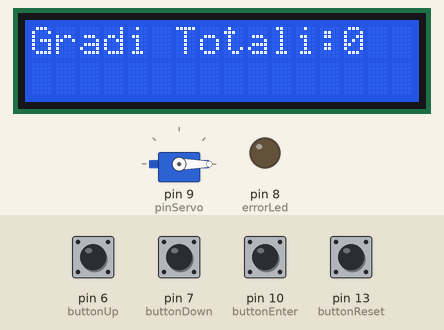
Bench run of a sketch on a simulated Arduino Uno, built with avr-gcc and run on an emulated ATmega328P. Parts: servo, 16×2 character LCD, output pins drawn as LEDs (lit = HIGH). The inputs (shaded band) are chosen by the test bench; at power-on: pin 6 (buttonUp), pin 7 (buttonDown), pin 10 (buttonEnter), pin 13 (buttonReset) LOW.

Above: at 1.2 s.
1.3 s: pin 13 (buttonReset) pulled HIGH for 0.15 s
3.0 s: pin 6 (buttonUp) pulled HIGH for 1 s
At 4.5 s:
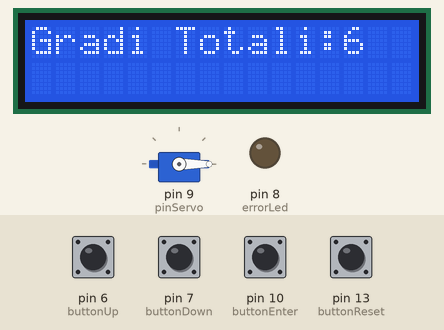
5.5 s: pin 7 (buttonDown) pulled HIGH for 1 s
At 7.8 s:
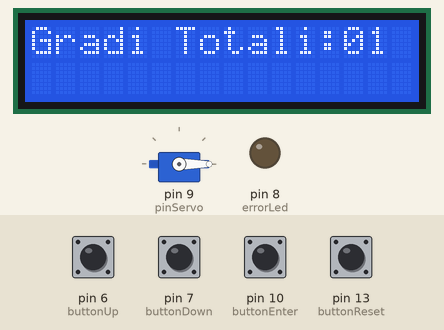
8.1 s: pin 6 (buttonUp) pulled HIGH for 0.15 s
At 8.7 s:
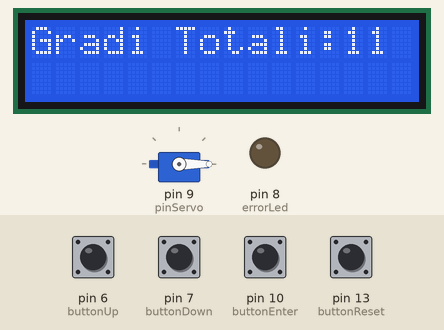
9.7 s: pin 10 (buttonEnter) pulled HIGH for 0.15 s
At 10.2 s:
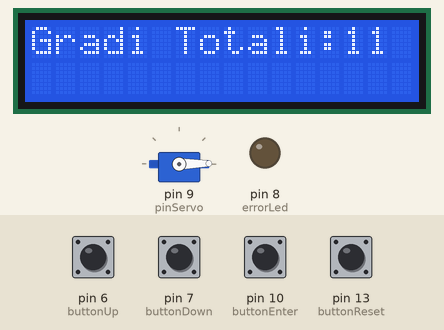
11.3 s: pin 7 (buttonDown) pulled HIGH for 0.15 s
At 12.1 s:
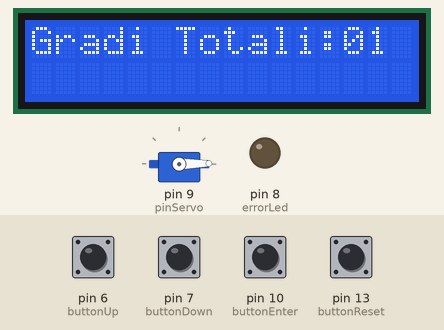
Timing chart, 0 to 13.9 s (numbered marks = the images above; inputs shaded):
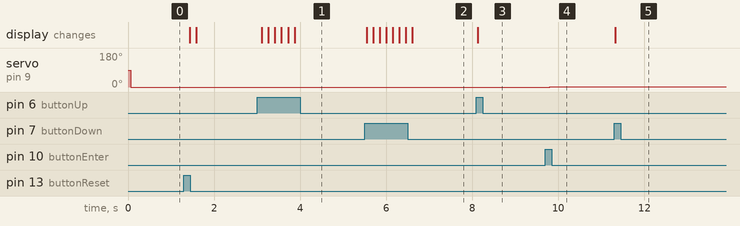

The sketch:

Servo-LCD.ino
```cpp
#include <LiquidCrystal.h>
#include <Servo.h>

Servo myservo;

int readButtonUp;
int readButtonDown;
int readButtonEnter;
int readButtonReset;

#define buttonUp 6
#define buttonDown 7
#define errorLed 8
#define pinServo 9
#define buttonEnter 10
#define buttonReset 13

int servoDegrees = 0;

LiquidCrystal lcd(12, 11, 5, 4, 3, 2);

void readStatus(){
  readButtonUp = digitalRead(buttonUp);
  readButtonDown = digitalRead(buttonDown);
  readButtonEnter = digitalRead(buttonEnter);
  readButtonReset = digitalRead(buttonReset);

}

void principalMessagge(){
    lcd.setCursor(0,0);
    lcd.print("Gradi Totali:");
    lcd.setCursor(13, 0);
    lcd.print(servoDegrees);
}

void resetCondition(){
    lcd.clear();
    myservo.write(0);
    servoDegrees = 0;
}

void errorSetUp(){
  digitalWrite(errorLed, HIGH);
  lcd.setCursor(0, 0);
  lcd.clear();
}

void setup()
{
  pinMode(buttonReset, INPUT);
  pinMode(buttonUp, INPUT);
  pinMode(buttonDown, INPUT);
  pinMode(buttonEnter, INPUT);
  pinMode(errorLed, OUTPUT);
  myservo.attach(pinServo);
  lcd.begin(16, 2);
  Serial.begin(9600);
  myservo.write(0);
}
void loop()
{

  readStatus();

  if(readButtonUp == HIGH){
    servoDegrees = servoDegrees + 1;
  }
  if(readButtonDown == HIGH){
    servoDegrees = servoDegrees - 1;
  }
  if(readButtonEnter == HIGH){
    readButtonEnter = HIGH;
    myservo.write(servoDegrees);
  }else{
    principalMessagge();
  }
  if (readButtonReset == HIGH){
    resetCondition();
  }
  if(servoDegrees>180 && readButtonEnter == HIGH){
      errorSetUp();
      resetCondition();

  }else{
    digitalWrite(errorLed, LOW);
  }
  delay(150);
  if(servoDegrees < 0){
    servoDegrees = 0;
  }

}
```

Measured:
- after the input at 3.0 s, the display: first changes after 0.11 s (image 1 shows a later state)
- after the input at 5.5 s, the display: first changes after 0.05 s (image 2 shows a later state)
- after the input at 8.1 s, the display: changes at once (image 3)
- after the input at 9.7 s, servo on pin 9 (pinServo): 0° → 1° after 0.10 s
- after the input at 11.3 s, the display: changes at once (image 5)
